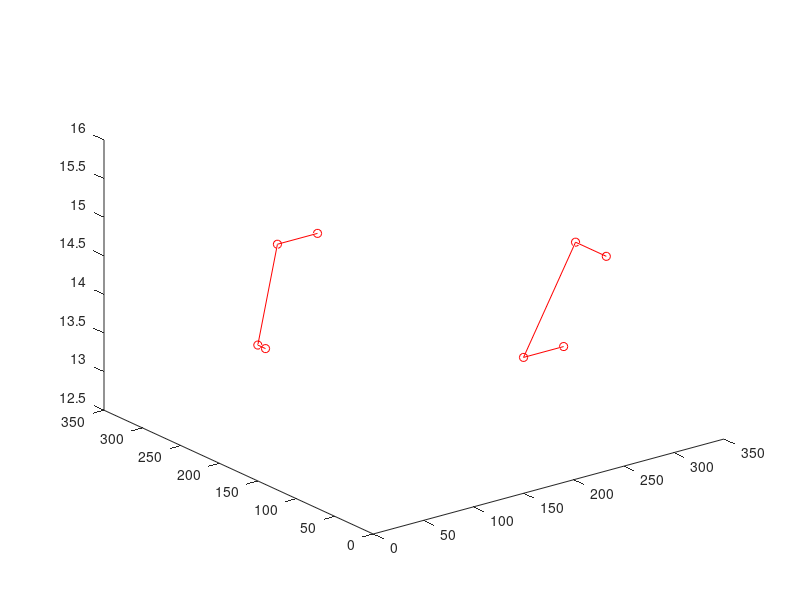

Recreate this plot in MATLAB.
% %----------------------------------------------------------------
        % Link connection point for collision check
        %Base Low
        BaseLow_Xaxis = [0, 171, 80;   0, 211, 80;   0, 289, 80;   0, 329, 80];
        BaseLow_Yaxis = [500, 171, 80;   500, 211, 80;   500, 289, 80;   500, 329, 80];
        BaseLow_CollisionCheck = [BaseLow_Xaxis, BaseLow_Yaxis];
        %Base Up
        BaseUP_Xaxis = [0, 140, 43.97;   0, 180, 43.97;   150, 320, 43.97;   190, 320, 43.97];
        BaseUP_Yaxis = [340, 140, 43.97;   340, 180, 43.97;   150, 0, 43.97;   190, 0, 43.97];
        BaseUP_CollisionCheck = [BaseUP_Xaxis, BaseUP_Yaxis];
        %LinkA1C1/A2C2
        %LinkA1C1A2C2_Motor = [0, 176.15, 0;   40.20, 176.15, 0;   40.20, 176.15, 76.07;   0, 176.15, 76.07;];
        %LinkA1C1A2C2_Bearing = [0, 0, 0;   40.20, 0, 0;   40.20, 0, 76.07;   0, 0, 76.07;];
        LinkA1C1A2C2_Motor = [0, 176.15, 30.57;   40.20, 176.15, 30.57;   40.20, 176.15, 76.07;   0, 176.15, 76.07;];
        LinkA1C1A2C2_Bearing = [0, 0, 0;   40.20, 0, 0;   40.20, 0, 35.02;   0, 0, 35.02;];
        LinkA1C1A2C2_CollisionCheck = [LinkA1C1A2C2_Motor, LinkA1C1A2C2_Bearing];
        %Moving Platform
        MP_Xaxis = [0, 140, 14.26;   0, 150, 14.26;   150, 320, 14.26;   190, 320, 14.26];
        MP_Yaxis = [340, 140, 14.26;   340, 180, 14.26;   150, 0, 14.26;   190, 0, 14.26];
        MP_CollisionCheck = [MP_Xaxis, MP_Yaxis];
% %--------------------------------------------------------------------

%LinkA1C1/A2C2
% plot3(BaseLow_Xaxis(:,1), BaseLow_Xaxis(:,2),BaseLow_Xaxis(:,3),'r-o'); hold on
% plot3(BaseLow_Yaxis(:,1), BaseLow_Yaxis(:,2),BaseLow_Yaxis(:,3),'r-o'); hold on

%Base Up
% plot3(BaseUP_Xaxis(:,1), BaseUP_Xaxis(:,2),BaseUP_Xaxis(:,3),'r-o'); hold on
% plot3(BaseUP_Yaxis(:,1), BaseUP_Yaxis(:,2),BaseUP_Yaxis(:,3),'r-o'); hold on

%LinkA1C1/A2C2
% plot3(LinkA1C1A2C2_Motor(:,1), LinkA1C1A2C2_Motor(:,2), LinkA1C1A2C2_Motor(:,3),'r-o'); hold on
% plot3(LinkA1C1A2C2_Bearing(:,1), LinkA1C1A2C2_Bearing(:,2), LinkA1C1A2C2_Bearing(:,3),'r-o'); hold on

%Moving Platform
plot3(MP_Xaxis(:,1), MP_Xaxis(:,2),MP_Xaxis(:,3),'r-o'); hold on
plot3(MP_Yaxis(:,1), MP_Yaxis(:,2),MP_Yaxis(:,3),'r-o'); hold on